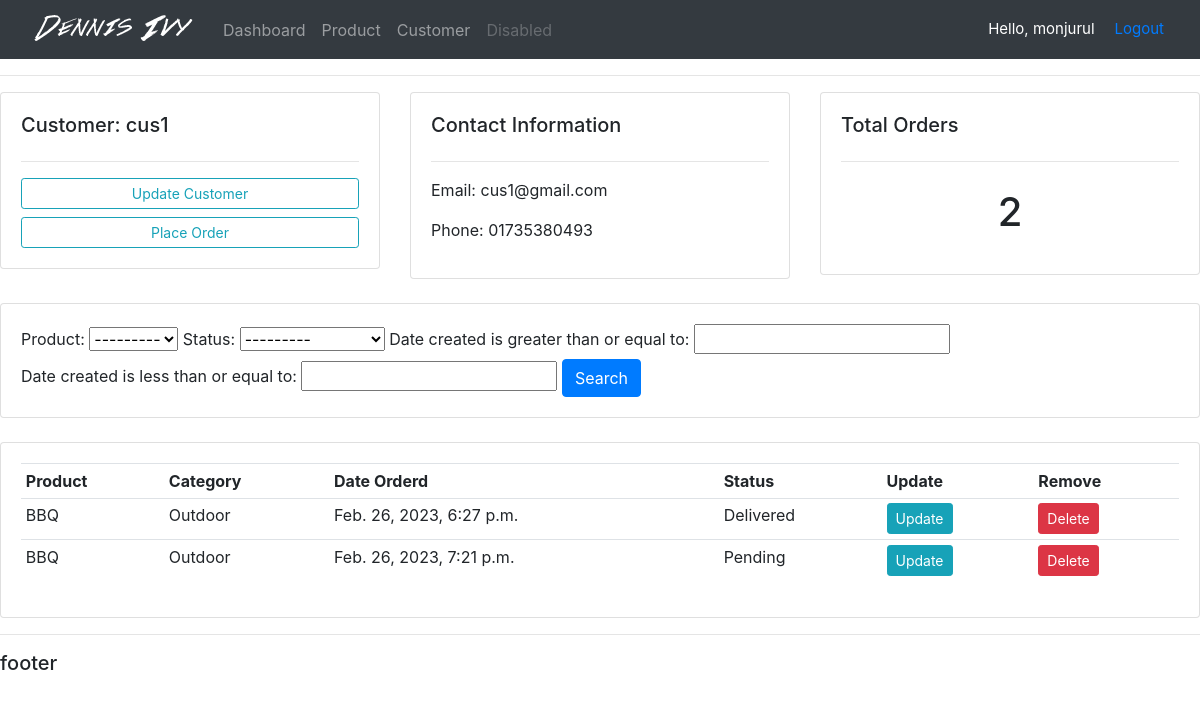
/customer/1/ (signed in), run on an earlier commit of the app's database.
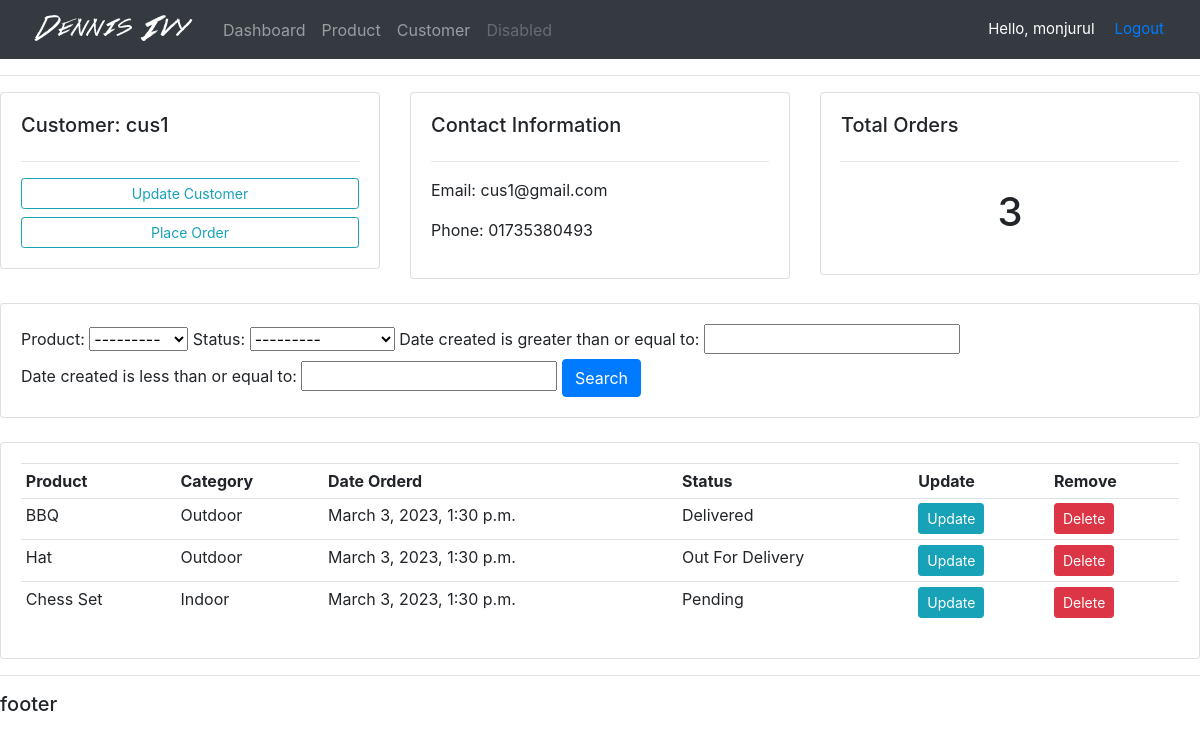
And on a later commit of the database.
### accounts/models.py (models this page shows, shortened)
class Order(models.Model):
    STATUS = (
        ('Pending', 'Pending'),
        ('Out For Delivery', 'Out For Delivery'),
        ('Delivered', 'Delivered'),
    )
    customer = models.ForeignKey(Customer, null=True, on_delete=models.SET_NULL)
    product = models.ForeignKey(Product, null=True, on_delete=models.SET_NULL)
    date_created = models.DateTimeField(auto_now_add=True, null=True)
    status = models.CharField(max_length=200, null=True, choices=STATUS)

class Product(models.Model):
    CATEGORY = (
        ('Indoor', 'Indoor'),
        ('Outdoor', 'Outdoor'),
    )
    name = models.CharField(max_length=200, null=True)
    price = models.FloatField(null=True)
    category = models.CharField(max_length=200, null=True, choices=CATEGORY)
    description = models.CharField(max_length=200, null=True, blank=True)
    date_created = models.DateTimeField(auto_now_add=True, null=True)
    tags = models.ManyToManyField(Tag)
    def __str__(self):
        return self.name

### accounts/views.py (the view)
# urls.py: path('customer/<str:pk>/', views.customer, name='customer'),
@login_required(login_url="/login")
def customer(request, pk):
    customer = Customer.objects.get(id=pk)
    orders = customer.order_set.all()
    total_orders = orders.count()
    myFilter = OrderFilter(request.GET, queryset=orders)
    orders = myFilter.qs
    context = {'customer':customer, 'orders':orders, 'total_orders': total_orders, 'myFilter': myFilter}
    return render(request, 'accounts/customer.html', context)

### accounts/templates/accounts/customer.html
{% extends 'accounts/main.html' %}
{% block content %}
<div class="row">
	<div class="col-md">
		<div class="card card-body">
			<h5>Customer: {{customer.name}}</h5>
			<hr>
			<a class="btn btn-outline-info  btn-sm btn-block" href="">Update Customer</a>
			<a class="btn btn-outline-info  btn-sm btn-block" href="{% url 'create_order' customer.id %}">Place Order</a>
		</div>
	</div>
	<div class="col-md">
		<div class="card card-body">
			<h5>Contact Information</h5>
			<hr>
			<p>Email: {{customer.email}}</p>
			<p>Phone: {{customer.phone}}</p>
		</div>
	</div>
	<div class="col-md">
		<div class="card card-body">
			<h5>Total Orders</h5>
			<hr>
			<h1 style="text-align: center;padding: 10px">{{total_orders}}</h1>
		</div>
	</div>
</div>
<br>
<div class="row">
	<div class="col">
		<div class="card card-body">
			<form method="get">
				{{myFilter.form}}
		    <button class="btn btn-primary" type="submit">Search</button>
		  </form>
		</div>
	</div>
</div>
<br>
<div class="row">
	<div class="col-md">
		<div class="card card-body">
			<table class="table table-sm">
				<tr>
					<th>Product</th>
					<th>Category</th>
					<th>Date Orderd</th>
					<th>Status</th>
					<th>Update</th>
					<th>Remove</th>
				</tr>
				{% for i in orders %}
				<tr>
					<td>{{i.product}}</td>
					<td>{{i.product.category}}</td>
					<td>{{i.date_created}}</td>
					<td>{{i.status}}</td>
					<td><a class="btn btn-sm btn-info" href="{% url 'update_order' i.id %}">Update</a></td>
						<td><a class="btn btn-sm btn-danger" href="{% url 'delete_order' i.id %}">Delete</a></td>
				</tr>
				{% endfor %}
			</table>
		</div>
	</div>
</div>
{% endblock %}

What changed in the data, as far as the page shows it:
removed Order: product "BBQ", product.category "Outdoor", date_created "Feb. 26, 2023, 6:27 p.m.", status "Delivered"
removed Order: product "BBQ", product.category "Outdoor", date_created "Feb. 26, 2023, 7:21 p.m.", status "Pending"
added Order: product "BBQ", product.category "Outdoor", date_created "March 3, 2023, 1:30 p.m.", status "Delivered"
added Order: product "Hat", product.category "Outdoor", date_created "March 3, 2023, 1:30 p.m.", status "Out For Delivery"
added Order: product "Chess Set", product.category "Indoor", date_created "March 3, 2023, 1:30 p.m.", status "Pending"
Also different on the page:
{{ total_orders }}: "2" → "3"
